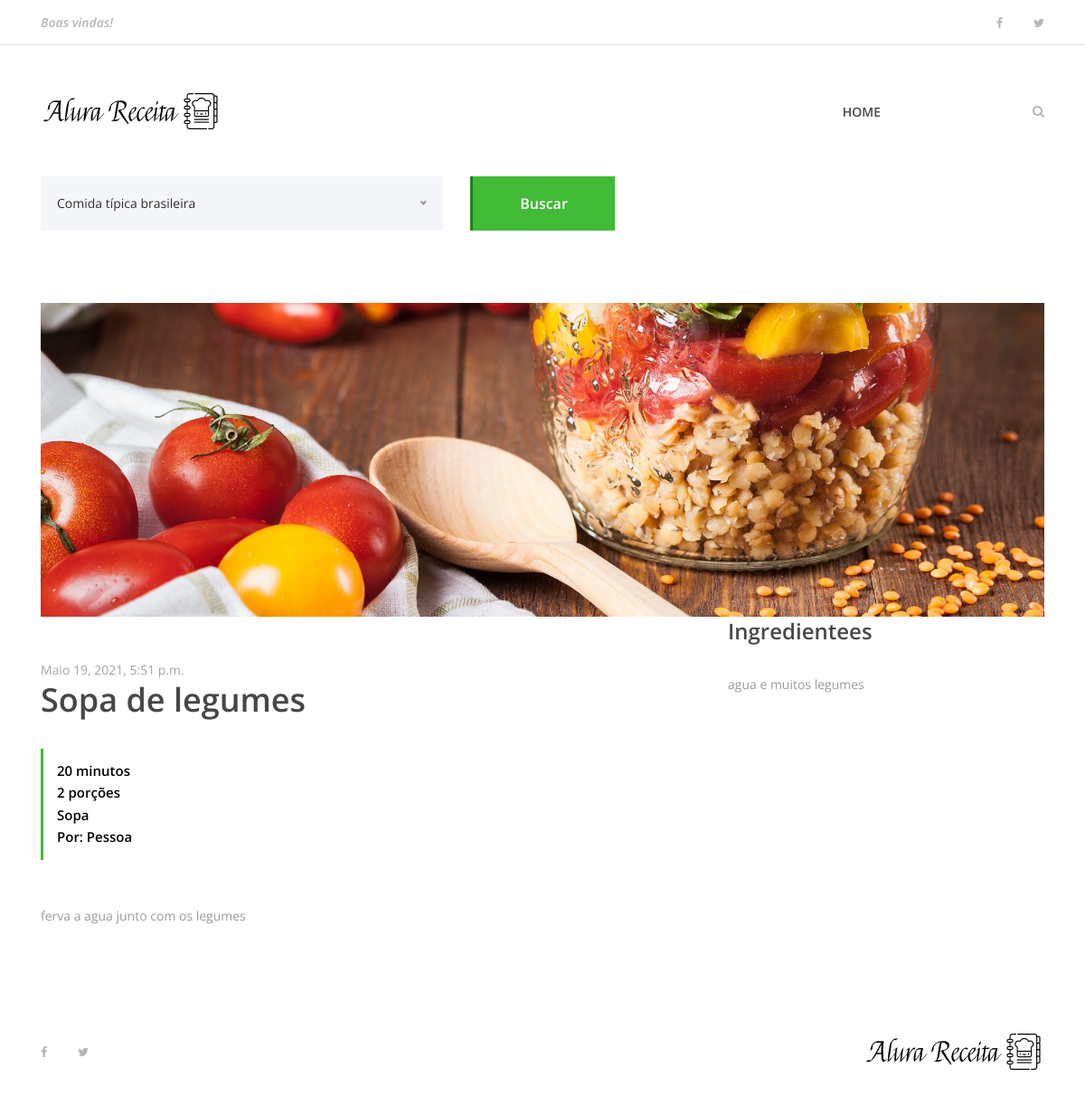
The page /1 on the database its author committed.
### receitas/models.py (models this page shows)
class receita(models.Model):
    nome_receita = models.CharField(max_length=200)
    ingredientes = models.TextField()
    modo_preparo = models.TextField()
    tempo_preparo = models.IntegerField()
    rendimento = models.CharField(max_length=100)
    categoria = models.CharField(max_length=100)
    data_receita =models.DateTimeField(default=datetime.now, blank=True)

### receitas/views.py (the view)
# urls.py: path('<int:receita_id>', views.Receita, name='receita')
def Receita(request, receita_id):
    recipe = get_object_or_404(receita, pk=receita_id)
    receita_a_exibir = {
        'receita' : recipe
    }
    return render(request, 'receita.html', receita_a_exibir)

### receitas/templates/receita.html (shortened to what this page needs)
{% extends 'base.html' %}
{% load static%}
{% block content %}
{% include 'partials/menu.html' %}
<div class="receipe-post-search mb-80">
    <div class="container">
        <form action="#" method="post">
            <div class="row">
                <div class="col-12 col-lg-5">
                </div>
                <div class="col-12 col-lg-2 text-right">
                    <button type="submit" class="btn delicious-btn">Buscar</button>
                </div>
            </div>
        </form>
    </div>
</div>
<div class="container">
    <div class="row">
        <div class="col-12">
            <div class="receipe-slider owl-carousel">
                <img src="{% static 'img/bg-img/tomate_banner.jpg' %}">
            </div>
        </div>
    </div>
</div>
<div class="receipe-content-area">
    <div class="container">
        <div class="row">
            <div class="col-12 col-md-8">
                <div class="receipe-headline my-5">
                    <span>{{ receita.data_receita }}</span>
                    <h2>{{ receita.nome_receita }}</h2>
                    <div class="receipe-duration">
                        <h6>{{ receita.tempo_preparo }} minutos</h6>
                        <h6>{{ receita.rendimento }}</h6>
                        <h6>{{ receita.categoria }}</h6>
                        <h6>Por: Pessoa</h6>
                    </div>
                </div>
            </div>
            <div class="col-12 col-lg-4">
                <div class="ingredients">
                    <h4>Ingredientees</h4>
                    <div class="ingredients">
                        <p>{{ receita.ingredientes }}</p>
                    </div>
                </div>
            </div>
        </div>
        <div class="row">
            <div class="col-12 col-lg-8">
                <div class="single-preparation-step d-flex">
                    <p>{{ receita.modo_preparo }}</p>
                </div>
            </div>
            {% include 'partials/footer.html' %}
            {% endblock %}

### alurareceita/static/site.css (style rules this page uses)
* { margin: 0; padding: 0; }
body { font-family: "Open Sans", sans-serif; font-size: 14px; }
h1, h2, h3, h4, h5, h6 { color: #000000; line-height: 1.3; font-weight: 600; }
p { color: #9b9b9b; font-size: 14px; line-height: 2; font-weight: 400; }
img { height: auto; max-width: 100%; }
.mb-80 { margin-bottom: 80px !important; }
.delicious-btn { display: inline-block; min-width: 160px; height: 60px; color: #ffffff; border: none; border-left: 3px solid #1c8314; border-radius: 0; padding: 0 30px; font-size: 16px; line-height: 58px; font-weight: 600; -webkit-transition-duration: 500ms; transition-duration: 500ms; text-transform: capitalize; background-color: #40ba37; }
.receipe-post-search { position: relative; z-index: 20; }
.receipe-slider { position: relative; z-index: 1; }
.receipe-headline span { font-size: 14px; display: block; color: #a4a4a4; margin-bottom: 0; }
.receipe-headline h2 { font-size: 36px; color: #474747; margin-bottom: 30px; }
.receipe-headline .receipe-duration { border-left: 3px solid #40ba37; padding: 15px; }
.receipe-headline .receipe-duration h6 { font-size: 15px; margin-bottom: 5px; }
.receipe-headline .receipe-duration h6:last-child { margin-bottom: 0; }
.single-preparation-step { position: relative; z-index: 1; margin-bottom: 50px; }
.ingredients h4 { color: #474747; margin-bottom: 30px; }

### rows shown on the page
receita: data_receita "Maio 19, 2021, 5:51 p.m.", nome_receita "Sopa de legumes", tempo_preparo "20", rendimento "2 porções", categoria "Sopa", ingredientes "agua e muitos legumes", modo_preparo "ferva a agua junto com os legumes"
